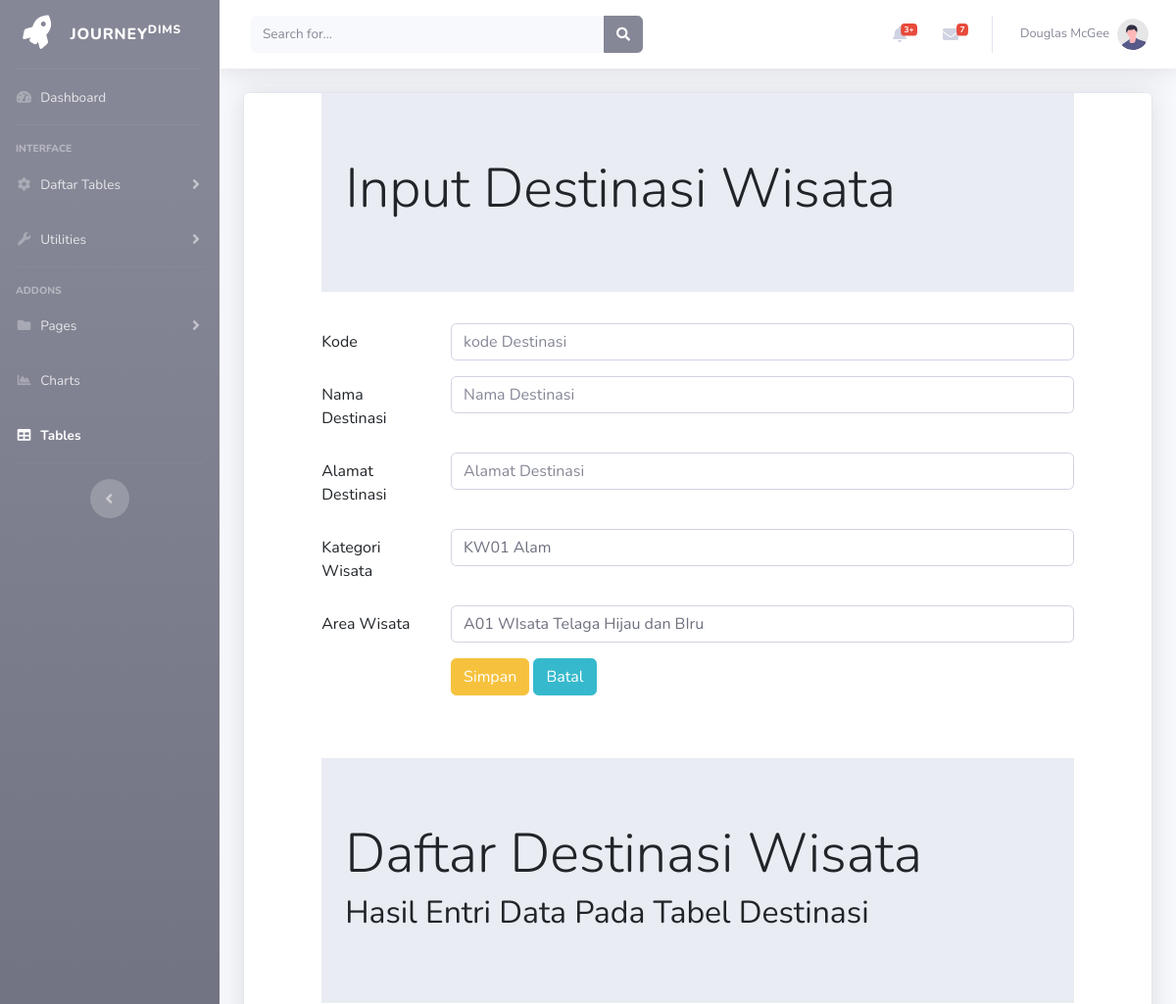
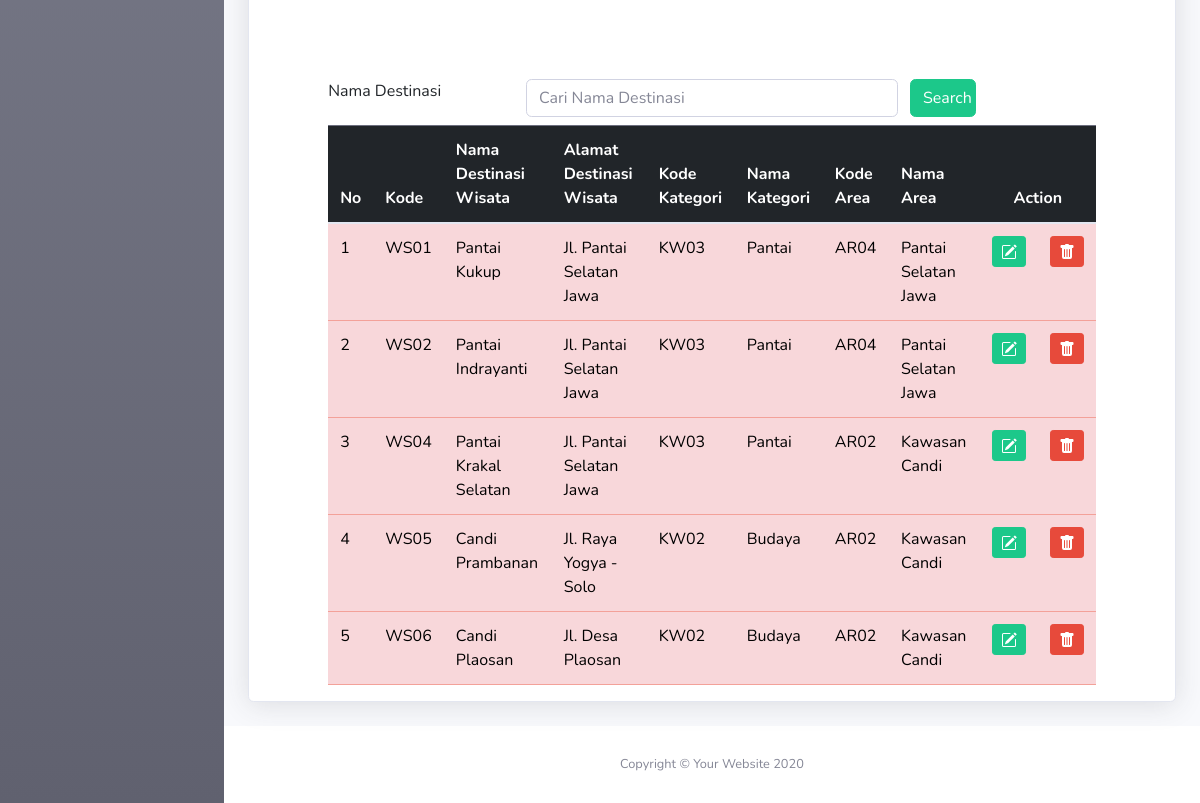
The page /destinasi.php (signed in) on the database its author committed (2 pictures, top to bottom).
### tables this page shows
CREATE TABLE `destinasi` (
  `destinasi_ID` char(5) NOT NULL,
  `destinasi_nama` varchar(35) NOT NULL,
  `destinasi_alamat` varchar(255) NOT NULL,
  `kategori_ID` char(4) NOT NULL,
  `area_ID` char(4) NOT NULL
);

CREATE TABLE `kategori` (
  `kategori_ID` char(4) NOT NULL,
  `kategori_nama` char(30) NOT NULL,
  `kategori_keterangan` varchar(255) NOT NULL,
  `kategori_referensi` char(30) NOT NULL
);

CREATE TABLE `area` (
  `area_ID` char(4) NOT NULL,
  `area_nama` char(35) NOT NULL,
  `area_wilayah` char(35) NOT NULL,
  `area_keterangan` varchar(255) NOT NULL,
  `kabupaten_KODE` char(4) NOT NULL
);

### destinasi.php (the view, shortened to what this page needs)
<!DOCTYPE html>
<?php
  include "includes/config.php";
  $datakategori = mysqli_query($connection, "SELECT * FROM kategori");
  $dataarea = mysqli_query($connection, "SELECT * FROM area");
?>
<html lang="en">
<head>
  <link rel="stylesheet" type="text/css" href="https://cdnjs.cloudflare.com/ajax/libs/select2/4.0.3/css/select2.min.css">
  <link rel="stylesheet" type="text/css" href="css/bootstrap.min.css">
  <?php include "header.php"; ?>
  <div class="container-fluid">
  <div class="card shadow mb-4">
</head>
  <div class="row">
    <div class="col-sm-1">
    </div>
    <div class="col-sm-10">
      <div class="jumbotron jumbotron-fluid">
        <div class="container">
          <h1 class="display-4">Input Destinasi Wisata</h1>
        </div>
      </div>
      <form method="POST" action="">
        <div class="mb-3 row">
          <label for="kode_destinasi" class="col-sm-2 col-form-label">Kode</label>
          <div class="col-sm-10">
            <input type="text" class="form-control" id="kode_destinasi" name="input_kode" placeholder="kode Destinasi" maxlength="4">
          </div>
        </div>
        <div class="mb-3 row">
          <label for="nama_destinasi" class="col-sm-2 col-form-label">Nama Destinasi</label>
          <div class="col-sm-10">
            <input type="text" class="form-control" id="nama_destinasi" name="input_nama" placeholder="Nama Destinasi">
          </div>
        </div>
        <div class="mb-3 row">
          <label for="alamat_destinasi" class="col-sm-2 col-form-label">Alamat Destinasi</label>
          <div class="col-sm-10">
            <input type="text" class="form-control" id="alamat_destinasi" name="input_alamat" placeholder="Alamat Destinasi">
          </div>
        </div>
        <div class="mb-3 row">
          <label for="referensi_kategori" class="col-sm-2 col-form-label">Kategori Wisata</label>
          <div class="col-sm-10">
            <select class="form-control" id="kode_kategori" name="kode_kategori">
                <?php while ($row = mysqli_fetch_array($datakategori))
                { ?>
                  <option value="<?php echo $row["kategori_ID"]; ?>">
                    <?php echo $row["kategori_ID"]; ?>
                    <?php echo $row["kategori_nama"]; ?>
                  </option>
          <?php } ?>
            </select>
          </div>
        </div>
        <div class="mb-3 row">
          <label for="referensi_kategori" class="col-sm-2 col-form-label">Area Wisata</label>
          <div class="col-sm-10">
            <select class="form-control" id="kode_area" name="kode_area">
                <?php while ($row = mysqli_fetch_array($dataarea))
                { ?>
                  <option value="<?php echo $row["area_ID"]; ?>">
                    <?php echo $row["area_ID"]; ?>
                    <?php echo $row["area_nama"]; ?>
                  </option>
          <?php } ?>
            </select>
          </div>
        </div>
        <div class="mb-3 row">
          <div class="col-sm-2 ">
          </div>
          <div class="col-sm-10">
            <input type="submit" class="btn btn-warning" value="Simpan" name="Simpan">
            <input type="reset" class="btn btn-info" value="Batal" name="Batal">
          </div>
        </div>
      </form>
    </div>
    <div class="col-sm-1">
    </div>
  </div>
  <br>
  <br>
  <div class="row">
    <div class="col-sm-1"></div>
    <div class="col-sm-10">
      <div class="jumbotron jumbotron-fluid">
        <div class="container">
          <h1 class="display-4">Daftar Destinasi Wisata</h1>
          <h2>Hasil Entri Data Pada Tabel Destinasi</h2>
        </div>
      </div>
      <br>
      <br>
      <form method="POST" action="">
        <div class="form-group row mb-2">
          <label for="search" class="col-sm-3">Nama Destinasi</label>
          <div class="col-sm-6">
            <input type="text" name="search" class="form-control" id="search" placeholder="Cari Nama Destinasi" value="<?php if(isset($_POST['search'])) {echo $_POST['search'];} ?>">
          </div>
          <input type="submit" name="kirim" class="col-sm-1 btn btn-success" value="Search">
        </div>
      </form>
      <table class="table table-hover">
        <thead class="table-dark">
          <tr>
            <th>No</th>
            <th>Kode</th>
            <th>Nama Destinasi Wisata</th>
            <th>Alamat Destinasi Wisata</th>
            <th>Kode Kategori</th>
            <th>Nama Kategori</th>
            <th>Kode Area</th>
            <th>Nama Area</th>
            <th colspan="2" style="text-align: center">Action</th>
          </tr>
        </thead>
        <tbody class="table-danger">
          <?php
          if(isset($_POST['kirim']))
          {
            $search = $_POST['search'];
            $query = mysqli_query($connection, "select destinasi.*, kategori.kategori_ID, kategori.kategori_nama,
            area.area_ID, area.area_nama from destinasi, kategori, area where destinasi_nama like '%".$search."%'
            and destinasi.kategori_ID = kategori.kategori_ID
            and destinasi.area_ID = area.area_ID");
          }else{
            $query = mysqli_query($connection, "select destinasi.*, kategori.kategori_ID, kategori.kategori_nama,
            area.area_ID, area.area_nama from destinasi, kategori, area where destinasi.kategori_ID = kategori.kategori_ID
            and destinasi.area_ID = area.area_ID");
          }
            $nomor = 1;
            while ($row = mysqli_fetch_array($query))
            { ?>
              <tr>
                <td><?php echo $nomor;?></td>
                <td><?php echo $row['destinasi_ID'];?></td>
                <td><?php echo $row['destinasi_nama'];?></td>
                <td><?php echo $row['destinasi_alamat'];?></td>
                <td><?php echo $row['kategori_ID'];?></td>
                <td><?php echo $row['kategori_nama'];?></td>
                <td><?php echo $row['area_ID'];?></td>
                <td><?php echo $row['area_nama'];?></td>
                <td>
                  <a href="destinasiedit.php?ubah=<?php echo $row["destinasi_ID"];?>" class="btn btn-success btn-sm" title="EDIT">
                  </a>
                </td>
                <td>
                  <a href="destinasihapus.php?hapus=<?php echo $row["destinasi_ID"];?>" class="btn btn-danger btn-sm" title="DELETE">
                  </a>
                </td>
              </tr>
      <?php $nomor = $nomor + 1; ?>
      <?php } ?>
        </tbody>
      </table>
    </div>
    <div class="col-sm-1"></div>
  </div>
<?php include "footer.php"; ?>
</html>

### rows shown on the page
destinasi: destinasi_ID "WS01", destinasi_nama "Pantai Kukup", destinasi_alamat "Jl. Pantai Selatan Jawa", kategori_ID.kategori_ID "KW03", kategori_ID.kategori_nama "Pantai", area_ID.area_ID "AR04", area_ID.area_nama "Pantai Selatan Jawa"
destinasi: destinasi_ID "WS02", destinasi_nama "Pantai Indrayanti", destinasi_alamat "Jl. Pantai Selatan Jawa", kategori_ID.kategori_ID "KW03", kategori_ID.kategori_nama "Pantai", area_ID.area_ID "AR04", area_ID.area_nama "Pantai Selatan Jawa"
destinasi: destinasi_ID "WS04", destinasi_nama "Pantai Krakal Selatan", destinasi_alamat "Jl. Pantai Selatan Jawa", kategori_ID.kategori_ID "KW03", kategori_ID.kategori_nama "Pantai", area_ID.area_ID "AR02", area_ID.area_nama "Kawasan Candi"
destinasi: destinasi_ID "WS05", destinasi_nama "Candi Prambanan", destinasi_alamat "Jl. Raya Yogya - Solo", kategori_ID.kategori_ID "KW02", kategori_ID.kategori_nama "Budaya", area_ID.area_ID "AR02", area_ID.area_nama "Kawasan Candi"
destinasi: destinasi_ID "WS06", destinasi_nama "Candi Plaosan", destinasi_alamat "Jl. Desa Plaosan", kategori_ID.kategori_ID "KW02", kategori_ID.kategori_nama "Budaya", area_ID.area_ID "AR02", area_ID.area_nama "Kawasan Candi"

### other values the page prints
form field kode_kategori "KW01 Alam"
form field kode_area "A01 WIsata Telaga Hijau dan BIru"
